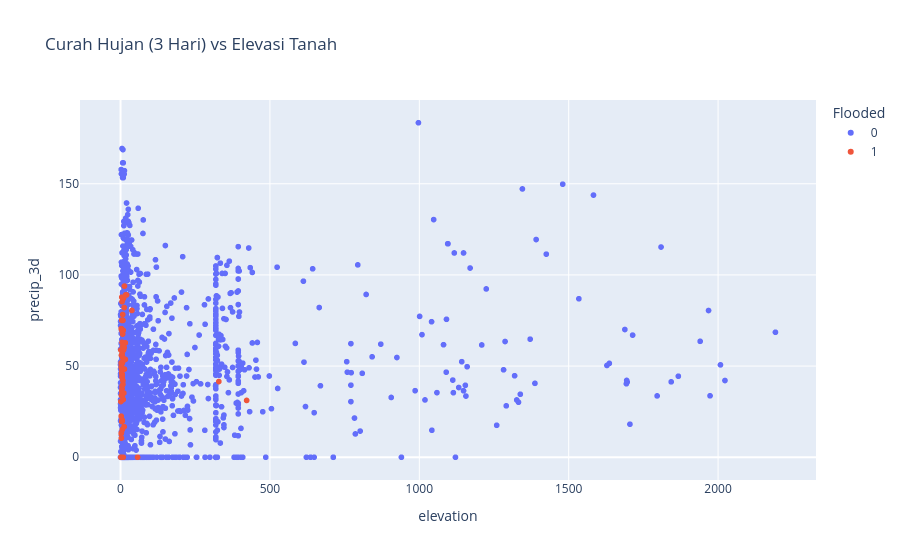

Notebook code cell kept with this figure:
### Markdown cell above
## 2. Hubungan Curah Hujan dan Elevasi Tanah

### Code cell
df_sample = df_pd.sample(n=2000, random_state=42) if len(df_pd) > 2000 else df_pd
df_sample['target_str'] = df_sample['target'].astype(str)
fig2 = px.scatter(df_sample, x='elevation', y='precip_3d', color='target_str', 
                  title='Curah Hujan (3 Hari) vs Elevasi Tanah', labels={'target_str': 'Flooded'})
fig2.show()

### Figure 1 — Plotly figure (JSON) as saved in the notebook; plotly's stock layout.template omitted (floating-point values rounded to 4 significant figures; data arrays with more than 128 entries replaced by an {"elided": "..."} marker saying what was removed)
{"data": [{"hovertemplate": "Flooded=0<br>elevation=%{x}<br>precip_3d=%{y}<extra></extra>", "legendgroup": "0", "marker": {"color": "#636efa", "symbol": "circle"}, "mode": "markers", "name": "0", "showlegend": true, "type": "scattergl", "x": {"elided": "1923 float values"}, "xaxis": "x", "y": {"elided": "1923 float values"}, "yaxis": "y"}, {"hovertemplate": "Flooded=1<br>elevation=%{x}<br>precip_3d=%{y}<extra></extra>", "legendgroup": "1", "marker": {"color": "#EF553B", "symbol": "circle"}, "mode": "markers", "name": "1", "showlegend": true, "type": "scattergl", "x": [5.0, 9.0, 38.0, 4.0, 4.0, 5.0, 10.0, 5.0, 422.0, 1.0, 13.0, 4.0, 4.0, 57.0, 17.0, 1.0, 9.0, 7.0, 7.0, 7.0, 13.0, 6.0, 2.0, 8.0, 4.0, 8.0, 3.0, 16.0, 4.0, 6.0, 13.0, 2.0, 12.0, 7.0, 5.0, 20.0, 10.0, 12.0, 12.0, 3.0, 5.0, 3.0, 2.0, 4.0, 2.0, 4.0, 4.0, 8.0, 2.0, 6.0, 5.0, 5.0, 2.0, 3.0, 6.0, 2.0, 5.0, 5.0, 6.0, 5.0, 329.0, 7.0, 2.0, 5.0, 16.0, 1.0, 9.0, 11.0, 6.0, 8.0, 9.0, 3.0, 5.0, 12.0, 5.0, 5.0, 3.0], "xaxis": "x", "y": [48.49, 86.97, 80.52, 19.58, 49.46, 62.99, 58.82, 44.84, 31.16, 30.55, 93.88, 87.79, 46.43, 0.0, 89.02, 0.0, 69.61, 34.97, 67.55, 78.29, 48.34, 15.21, 0.0, 61.0, 0.0, 40.0, 70.54, 53.68, 48.18, 19.8, 62.53, 12.95, 16.72, 52.33, 39.0, 89.02, 87.38, 16.72, 82.12, 55.91, 45.62, 10.51, 51.72, 36.31, 0.0, 51.52, 75.22, 75.06, 0.0, 55.45, 20.53, 56.86, 22.55, 13.42, 33.31, 49.46, 69.32, 43.71, 43.56, 85.35, 41.53, 54.7, 70.54, 45.65, 62.76, 58.82, 0.0, 35.18, 51.65, 41.94, 31.64, 33.9, 75.03, 60.16, 35.05, 37.56, 51.11], "yaxis": "y"}], "layout": {"legend": {"title": {"text": "Flooded"}, "tracegroupgap": 0}, "title": {"text": "Curah Hujan (3 Hari) vs Elevasi Tanah"}, "xaxis": {"anchor": "y", "domain": [0, 1], "title": {"text": "elevation"}}, "yaxis": {"anchor": "x", "domain": [0, 1], "title": {"text": "precip_3d"}}}}
